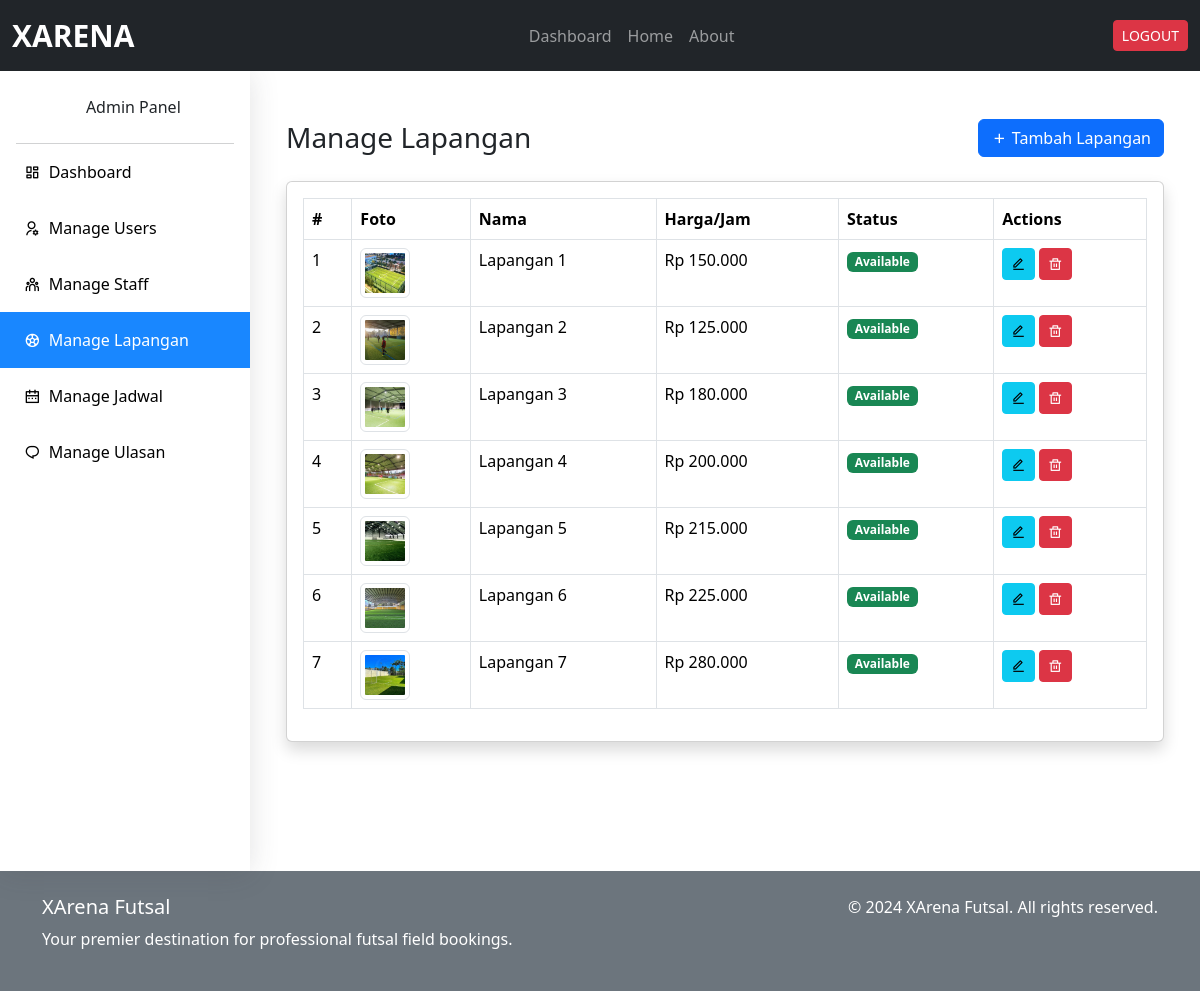
Screenshot of /adm/lapangan/ (signed in) with the database file from the repository.
### xarena_app/models.py (models this page shows, shortened)
class Lapangan(models.Model):
    nama = models.CharField(max_length=100)
    deskripsi = models.TextField(max_length=500)
    harga_per_jam = models.DecimalField(max_digits=10, decimal_places=2)
    gambar = models.ImageField(upload_to='lapangan_images/', blank=True, null=True)
    is_available = models.BooleanField(default=True)

### xarena_app/views.py (the view)
# urls.py: path('adm/lapangan/', views.ManageLapanganView.as_view(), name='manage_lapangan'),
class ManageLapanganView(LoginRequiredMixin, ListView):
    model = Lapangan
    template_name = 'admin/manage_lapangan.html'
    context_object_name = 'lapangan'
    def dispatch(self, request, *args, **kwargs):
        if not request.user.is_superuser:
            raise PermissionDenied
        return super().dispatch(request, *args, **kwargs)

### xarena_app/templatetags/currency_filters.py (called while the page is built)
@register.filter
def rupiah(value):
    try:
        return f"Rp {int(value):,}".replace(',', '.')
    except (ValueError, TypeError):
        return "-"

### templates/admin/manage_lapangan.html (shortened to what this page needs)
{% extends './base_admin.html' %} {% load currency_filters %}
{% block admin_content %}
<div class="container-fluid mt-4">
  <div class="d-sm-flex align-items-center justify-content-between mb-4">
    <h1 class="h3 mb-0 text-gray-800">Manage Lapangan</h1>
    <button
      class="btn btn-primary"
      data-bs-toggle="modal"
      data-bs-target="#addLapanganModal"
    >
      <i class="ri-add-line"></i> Tambah Lapangan
    </button>
  </div>
  <div class="card shadow mb-4">
    <div class="card-body">
      <div class="table-responsive">
        <table class="table table-bordered">
          <thead>
            <tr>
              <th>#</th>
              <th>Foto</th>
              <th>Nama</th>
              <th>Harga/Jam</th>
              <th>Status</th>
              <th>Actions</th>
            </tr>
          </thead>
          <tbody>
            {% for lapangan in object_list %}
            <tr>
              <td>{{ forloop.counter }}</td>
              <td>
                <img
                  src="{{ lapangan.gambar.url }}"
                  alt="{{ lapangan.nama }}"
                  class="img-thumbnail"
                  style="height: 50px; width: 50px; object-fit: cover"
                />
              </td>
              <td>{{ lapangan.nama }}</td>
              <td>{{ lapangan.harga_per_jam|rupiah }}</td>
              <td>
                <span
                  class="badge {% if lapangan.is_available %}bg-success{% else %}bg-danger{% endif %}"
                >
                  {{ lapangan.is_available|yesno:"Available,Not Available" }}
                </span>
              </td>
              <td>
                <button
                  class="btn btn-info btn-sm edit-btn"
                  data-id="{{ lapangan.id }}"
                  data-nama="{{ lapangan.nama }}"
                  data-harga="{{ lapangan.harga_per_jam }}"
                  data-status="{{ lapangan.is_available }}"
                  data-deskripsi="{{ lapangan.deskripsi }}"
                  data-image="{{ lapangan.gambar.url }}"
                  data-bs-toggle="modal"
                  data-bs-target="#editLapanganModal"
                >
                  <i class="ri-edit-line"></i>
                </button>
                <button
                  class="btn btn-danger btn-sm delete-btn"
                  data-id="{{ lapangan.id }}"
                  data-bs-toggle="modal"
                  data-bs-target="#deleteLapanganModal"
                >
                  <i class="ri-delete-bin-line"></i>
                </button>
              </td>
            </tr>
            {% endfor %}
          </tbody>
        </table>
      </div>
    </div>
  </div>
</div>
{% endblock %}

### static/css/style.css (style rules this page uses)
* { scrollbar-width: thin; scrollbar-color: #888 #f1f1f1; }

### rows the page displays
Lapangan: gambar (picture), nama "Lapangan 1", harga_per_jam|rupiah "Rp 150.000", is_available "Available"
Lapangan: gambar (picture), nama "Lapangan 2", harga_per_jam|rupiah "Rp 125.000", is_available "Available"
Lapangan: gambar (picture), nama "Lapangan 3", harga_per_jam|rupiah "Rp 180.000", is_available "Available"
Lapangan: gambar (picture), nama "Lapangan 4", harga_per_jam|rupiah "Rp 200.000", is_available "Available"
Lapangan: gambar (picture), nama "Lapangan 5", harga_per_jam|rupiah "Rp 215.000", is_available "Available"
Lapangan: gambar (picture), nama "Lapangan 6", harga_per_jam|rupiah "Rp 225.000", is_available "Available"
Lapangan: gambar (picture), nama "Lapangan 7", harga_per_jam|rupiah "Rp 280.000", is_available "Available"
